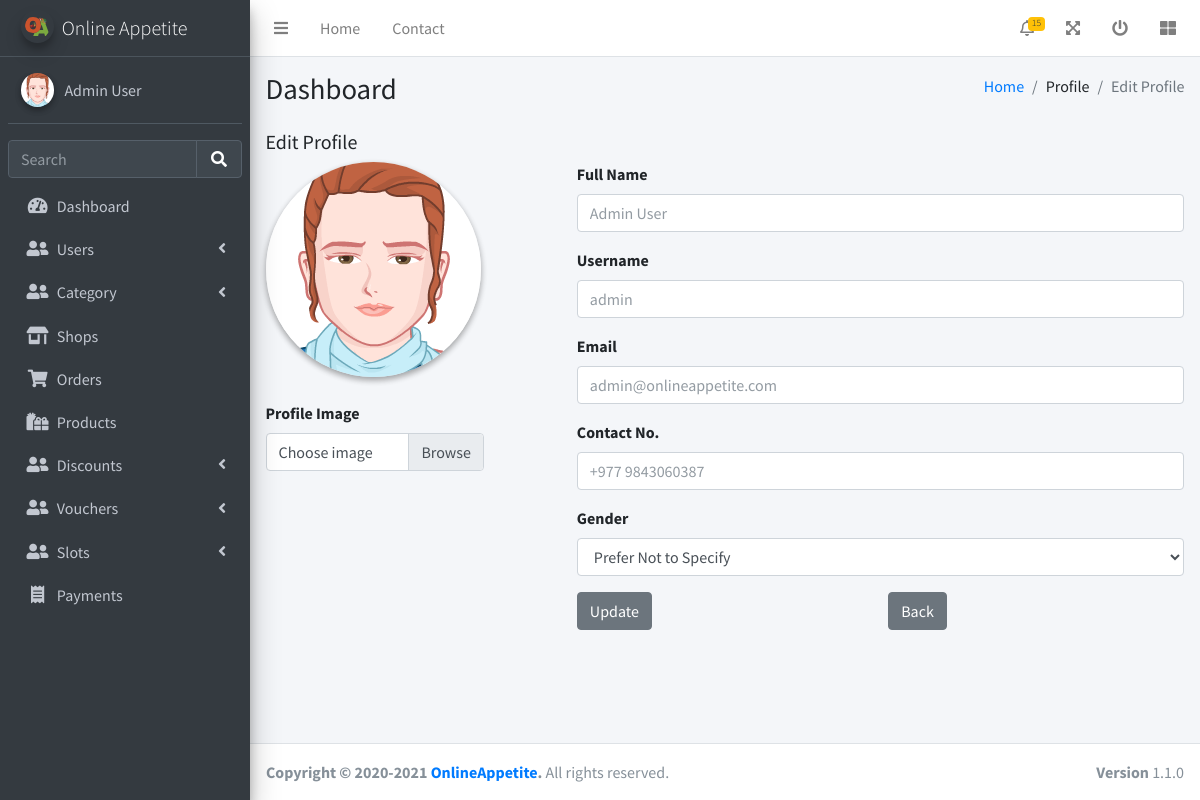
Screenshot of /admin/editprofile.php (signed in) with the database file from the repository.
### tables this page shows
CREATE TABLE MANAGEMENTS (
	MANAGEMENT_ID INTEGER NOT NULL PRIMARY KEY AUTOINCREMENT,
	USER_ID INTEGER NOT NULL,
	CONTACT_NO VARCHAR(20) NOT NULL,
	FOREIGN KEY (USER_ID) REFERENCES USERS (USER_ID) ON DELETE CASCADE
);

CREATE TABLE USERS (
	USER_ID INTEGER NOT NULL PRIMARY KEY AUTOINCREMENT,
	FULL_NAME VARCHAR(100) NOT NULL,
	USERNAME VARCHAR(30) NOT NULL UNIQUE,
	EMAIL VARCHAR(100) NOT NULL UNIQUE,
	STREET VARCHAR(100) NULL,
	CITY VARCHAR(100) NULL,
	STATE VARCHAR(100) NULL,
	POSTAL VARCHAR(100) NULL,
	COUNTRY VARCHAR(100) NULL,
	GENDER INTEGER NOT NULL,
	USER_ROLE INTEGER DEFAULT 3,
	PASSWORD_HASH VARCHAR(255) NOT NULL,
	IMAGE VARCHAR(100) NULL,
	CREATED_AT DATETIME(0) DEFAULT CURRENT_TIMESTAMP,
	UPDATED_AT DATETIME(0) NULL
);

### utils/database.php (called while the page is built, shortened)
<?php
try {
    $conn = new PDO("sqlite:" . __DIR__ . "/../database.sqlite");
    $conn->setAttribute(PDO::ATTR_ERRMODE, PDO::ERRMODE_EXCEPTION);
} catch (PDOException $e) {
    die("Connection failed: " . $e->getMessage());
}
function fetch_row($sql)
{
    global $conn;
    $stmt = $conn->prepare($sql);
    $res = $stmt->execute();
    $res = $stmt->fetch(PDO::FETCH_ASSOC);
    return $res;
}

### admin/editprofile.php (the view, shortened to what this page needs)
  <?php
require_once '../utils/database.php';
?>
<!DOCTYPE html>
<html lang="en">
<head>
  <link rel="stylesheet" href="/css/fontawesome-free/css/all.min.css">
  <link rel="stylesheet" href="https://code.ionicframework.com/ionicons/2.0.1/css/ionicons.min.css">
  <link rel="stylesheet" href="/css/adminlte/adminlte.min.css">
</head>
<body class="hold-transition sidebar-mini">
  <div class="wrapper">
    <?php
    include 'header.php';
    $user_id = $_SESSION['admin']['USER_ID'];
    $user = fetch_row("SELECT * FROM USERS LEFT JOIN MANAGEMENTS ON USERS.USER_ID = MANAGEMENTS.USER_ID WHERE USERS.USER_ID ='$user_id'");
    $user['GENDER'] = $old['gender'] ?? $user['GENDER'];
    ?>
    <div class="content-wrapper">
      <section class="content-header">
        <div class="container-fluid">
          <div class="row mb-2">
            <div class="col-sm-6">
              <h1>Dashboard</h1>
            </div>
            <div class="col-sm-6">
              <ol class="breadcrumb float-sm-right">
                <li class="breadcrumb-item"><a href="#">Home</a></li>
                <li class="breadcrumb-item">Profile</li>
                <li class="breadcrumb-item active">Edit Profile</li>
              </ol>
            </div>
          </div>
        </div>
      </section>
      <section class="content">
        <div class="container-fluid">
          <h5 class="mb-2">Edit Profile</h5>
          <form action="updateProfile.php" method="POST" enctype="multipart/form-data">
            <div class="row">
              <div class="col-md-3 col-sm-6 col-12">
                <div class="img">
                  <img src="<?= $user['IMAGE'] ?? '/assets/images/adminlte/avatar2.png' ?>" alt="" class="img-circle elevation-2" id="imagePreview" style="max-width: 250px;">
                </div>
                <div class="form-group mt-4">
                  <label for="profileImage">Profile Image</label>
                  <div class="input-group">
                    <div class="custom-file">
                      <label class="custom-file-label" for="profileImage">Choose image</label>
                    </div>
                  </div>
                </div>
              </div>
              <div class="col-md-8 offset-md-1 col-sm-6 col-12">
                <div class="form-group">
                  <label for="name">Full Name</label>
                  <input type="text" id="name" name="full_name" class="form-control <?= isset($errors['full_name']) ? 'is-invalid' : ''; ?>" placeholder="<?= $user['FULL_NAME'] ?>" value="<?= $old['full_name'] ?? '' ?>">
                </div>
                <div class="form-group">
                  <label for="username">Username</label>
                  <input type="text" id="username" name="username" class="form-control <?= isset($errors['username']) ? 'is-invalid' : ''; ?>" placeholder="<?= $user['USERNAME'] ?>" value="<?= $old['username'] ?? '' ?>">
                </div>
                <div class="form-group">
                  <label for="email">Email</label>
                  <input type="email" id="email" name="email" class="form-control <?= isset($errors['email']) ? 'is-invalid' : ''; ?>" placeholder="<?= $user['EMAIL'] ?>" value="<?= $old['email'] ?? '' ?>">
                </div>
                <div class="form-group">
                  <label for="contact">Contact No.</label>
                  <input type="text" id="contact" name="contact_no" class="form-control <?= isset($errors['contact_no']) ? 'is-invalid' : ''; ?>" placeholder="<?= $user['CONTACT_NO'] ?>" value="<?= $old['contact_no'] ?? '' ?>">
                </div>
                <div class="form-group">
                  <label for="gender">Gender</label>
                  <select id="gender" name="gender" class="form-control <?= isset($errors['gender']) ? 'is-invalid' : ''; ?>">
                    <option <?= $user['GENDER'] == '4' ? 'selected' : ''; ?> value="4">Prefer Not to Specify</option>
                  </select>
                </div>
                <div class="row mt-2">
                  <div class="col-6">
                    <button class="btn btn-secondary mb-2" type="submit">Update</button>
                  </div>
                  <div class="col-6">
                    <button class="btn btn-secondary mb-2" onclick="event.preventDefault(); window.location.href='/admin/profile.php'">Back</button>
                  </div>
                </div>
              </div>
            </div>
          </form>
        </div>
      </section>
    </div>
    <?php include 'footer.php'; ?>
  </div>
</body>
</html>

### rows the page displays
managements: full_name "Admin User", username "admin", email "admin@onlineappetite.com", contact_no "+977 9843060387"
users: gender "Prefer Not to Specify"

### other values shown
$_SESSION['admin']['FULL_NAME'] "Admin User"
